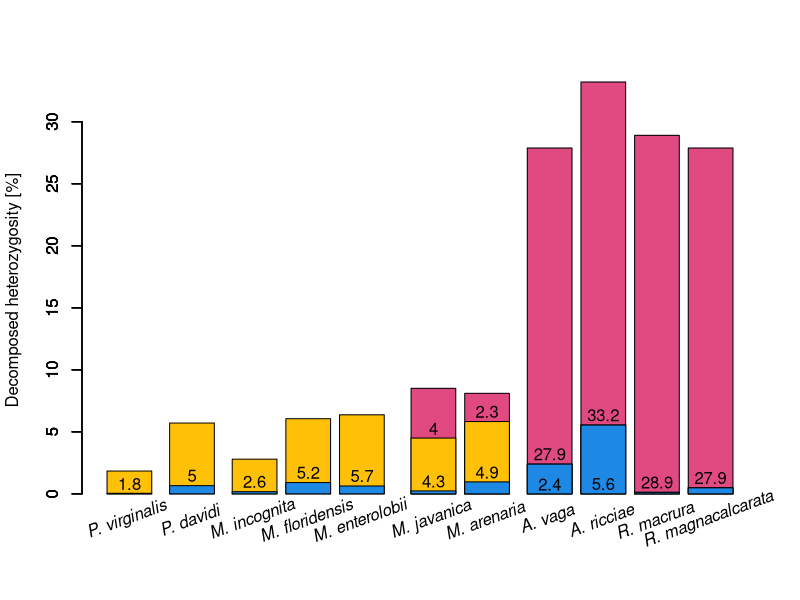

The R script that drew this image:
# plotting barplots of heterozygosity of tetraploid speices
#
# Meloidogyne_javanica
# Meloidogyne_arenaria
# Adineta_vaga
# Adineta_ricciae
# Rotaria_macrura
# Rotaria_magnacalcarata

trip_tab <- read.table('tables/triploid_heterozygosity.tsv', header = T, row.names = 1)
tetra_tab <- read.table('tables/tetraploid_heterozygosity.tsv', header = T, row.names = 1)

trip_tab$heter <- (trip_tab$AAB + trip_tab$ABC)
tetra_tab$heter <- (tetra_tab$AABB + tetra_tab$AAAB + tetra_tab$AB)

# we also don'jave reliable estimate of AAAB and AABB for A. vaga.
tetra_tab$single_A_het <- tetra_tab$AAAB + tetra_tab$AB
tetra_tab$single_A_het[1:4] <- tetra_tab$AB[1:4]
tetra_tab$AAAB[1:4] <- 0

tetra_tab <- tetra_tab[c(5:6, 1:4),]

ylim <- c(0, max(tetra_tab$heter, na.rm = T))
# also I know that A. vaga has undetected high heterozygosty.
# So I will round up the highest other species
# because we can assume it's more
tetra_tab[3:6,'heter'] <- tetra_tab[3:6,'AABB']
# ceiling(max(tetra_tab$heter, na.rm = T)) + 1

# ColorBrewer2 palette (dark2, 3 colours)
# pal <- c("#D95F02", "#7570B3", "#1B9E77")
pal <- c("#D81B60CA", "#1E88E5", "#FFC107", "#004D40AA")

pdf('figures/fig3_heterozygosity_of_tetraploids.pdf', width = 8, height = 6)

spaces <- c(rep(0.4, 3), rep(0.2, 2), 0.6, 0.2, 0.4, rep(0.2, 3))
bar_pos <- barplot(c(rep(NA, 5), tetra_tab$heter), col = pal[1],
                   ylab = 'Decomposed heterozygosity [%]', space = spaces)
barplot(c(trip_tab$heter, tetra_tab$single_A_het), col = pal[3], add = T, space = spaces)
barplot(c(rep(NA, 5), tetra_tab$AB), col = pal[2], add = T, space = spaces)
barplot(c(trip_tab$ABC, rep(NA, 6)), col = pal[2], add = T, space = spaces)

shift <- 0.8
# 1 digit rounding
text(bar_pos, c(rep(NA, 5), tetra_tab$single_A_het + shift), c(rep(NA, 5), round(tetra_tab$AABB, 1)))
text(bar_pos[c(8, 9)], 0 + shift, round(c(tetra_tab$AB[c(3, 4)]), 1))
text(bar_pos[c(6, 7)], tetra_tab$AB[c(1, 2)] + shift, round(tetra_tab$AAAB[c(1, 2)], 1))
text(bar_pos[c(1:5)], trip_tab$ABC + shift, round(trip_tab$AAB, 1))
# text(bar_pos[c(2,3,5)], 0.25, round(trip_tab$ABC[c(2,3,5)], 1))


sp_labels <- c('P. virginalis', 'P. davidi',
               'M. incognita', 'M. floridensis', 'M. enterolobii',
               'M. javanica', 'M. arenaria',
               'A. vaga', 'A. ricciae',
               'R. macrura', 'R. magnacalcarata')

sp_labels <- lapply(paste0(sp_labels, " "), function(x){bquote(italic(.(x)))})
text(bar_pos, -2, do.call(expression, sp_labels), las = 1, srt = 20, xpd = TRUE)

# for (bar in c(1,2,5,7)) {
#     lty = ifelse(bar == 5, 1, 2)
#     lines(rep(mean(bar_pos[bar:(bar+1)]), 2), c(-5, 33), lty = lty)
# }


# legend('topright', bty = 'n', c('AABB', 'AA\' or AAAB'), pch = 20, col = rev(pal))

dev.off()